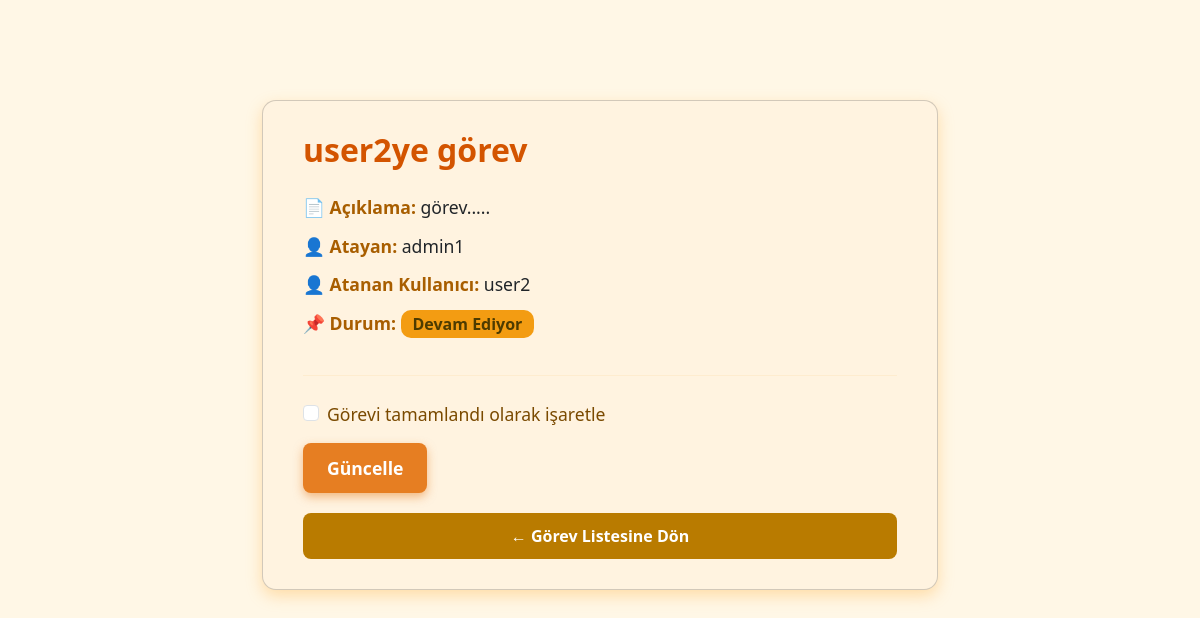
The app's page /task/21/ (signed in), older data.
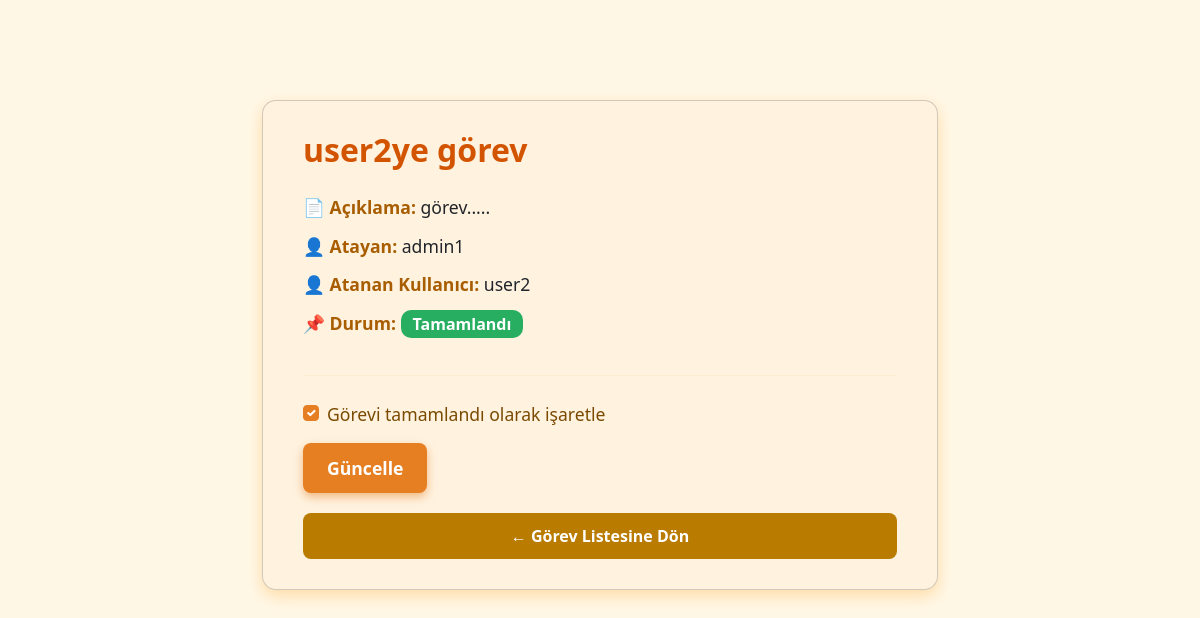
The same page, newer data.
### core/models.py (models this page shows, shortened)
class Task(models.Model):
    title = models.CharField(max_length=200)
    description = models.TextField()
    completed = models.BooleanField(default=False)
    assigned_to = models.ForeignKey(User, related_name='assigned_tasks', on_delete=models.CASCADE)
    assigned_by = models.ForeignKey(User, related_name='created_tasks', on_delete=models.CASCADE)
    created_at = models.DateTimeField(auto_now_add=True)

### core/views.py (the view)
# urls.py: path('task/<int:pk>/', views.task_detail, name='task_detail'),
@login_required
def task_detail(request, pk):
    task = get_object_or_404(Task, pk=pk)
    profile = request.user.profile
    if profile.role in ['admin', 'superadmin'] or \
       (profile.role == 'supervisor' and task.assigned_to.profile.role == 'user') or \
       task.assigned_to == request.user:
        pass
    else:
        return redirect('task_list')
    if request.method == 'POST':
        completed = request.POST.get('completed') == 'on'
        task.completed = completed
        task.save()
        return redirect('task_detail', pk=task.pk)
    return render(request, 'core/task_detail.html', {'task': task})

### core/templates/core/task_detail.html (shortened to what this page needs)
<!DOCTYPE html>
<html lang="tr">
<head>
    <link href="https://cdn.jsdelivr.net/npm/bootstrap@5.3.0/dist/css/bootstrap.min.css" rel="stylesheet" />
</head>
<body>
<div class="container">
    <div class="card">
        <h2>{{ task.title }}</h2>
        <p><strong>📄 Açıklama:</strong> {{ task.description }}</p>
        <p><strong>👤 Atayan:</strong>
        {% if task.assigned_by %}
          {{ task.assigned_by.username }}
        {% else %}
            (bilgi yok)
        {% endif %}</p>
        <p><strong>👤 Atanan Kullanıcı:</strong> {{ task.assigned_to.username }}</p>
        <p>
            <strong>📌 Durum:</strong>
            {% if task.completed %}
                <span class="badge bg-success">Tamamlandı</span>
            {% else %}
                <span class="badge bg-warning text-dark">Devam Ediyor</span>
            {% endif %}
        </p>
        <hr>
        <form method="post">
            <div class="form-check mb-3">
                <input class="form-check-input" type="checkbox" name="completed" id="completedCheck"
                    {% if task.completed %}checked{% endif %}>
                <label class="form-check-label" for="completedCheck">
                    Görevi tamamlandı olarak işaretle
                </label>
            </div>
            <button type="submit" class="btn btn-primary">Güncelle</button>
        </form>
        <a href="{% url 'task_list' %}" class="btn btn-secondary">← Görev Listesine Dön</a>
    </div>
</div>
</body>
</html>

Row changes from the older to the newer data that the page shows:
changed Task "user2ye görev": completed "☐" → "☑"
Text that changed along with them:
text no longer shown: "Devam Ediyor"
text now shown: "Tamamlandı"
